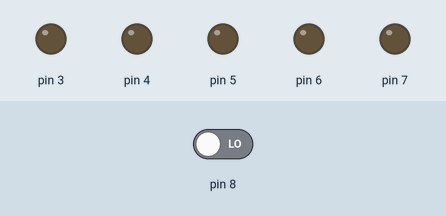
A sketch run on a simulated Arduino Uno, built with avr-gcc and run on an emulated ATmega328P. On the bench: output pins drawn as LEDs (lit = HIGH). Dashed ring = blinking. The inputs (shaded band) are chosen by the test bench; at power-on: pin 8 LOW. What the sketch prints to the serial monitor is not drawn.

Above: at 1.2 s.
1.3 s: pin 8 driven HIGH
At 1.75 s:
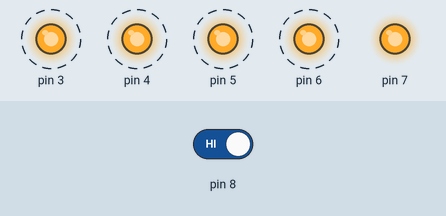
4.3 s: pin 8 driven LOW
At 5.3 s:
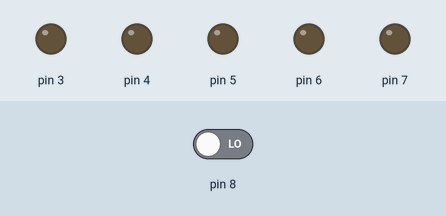
Timing chart, 0 to 7.3 s (numbered marks = the images above; inputs shaded):
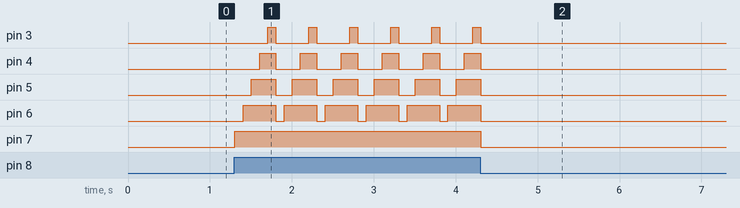

The sketch:

lightning_bolt.ino
```cpp
int button;


void setup() {
  // put your setup code here, to run once:
  pinMode(3, OUTPUT);
  pinMode(4, OUTPUT);
  pinMode(5, OUTPUT);
  pinMode(6, OUTPUT);
  pinMode(7, OUTPUT);
  pinMode(8, INPUT);
  Serial.begin(9600);
}

void loop()
{
  // put your main code here, to run repeatedly:
  button = digitalRead(8);
  Serial.println(button);
  if (button == 1) {
     digitalWrite(7, HIGH);
     delay(100);
     digitalWrite(6, HIGH);
     delay(100);
     digitalWrite(5, HIGH);
     delay(100);
     digitalWrite(4, HIGH);
     delay(100);
     digitalWrite(3, HIGH);
     delay(100);
     digitalWrite(3, LOW);
     digitalWrite(4, LOW);
     digitalWrite(5, LOW);
     digitalWrite(6, LOW);
     digitalWrite(7, LOW);

  }

}
```

Measured:
- after the input at 1.3 s, pin 3: alternates HIGH for 0.10 s and LOW for 0.40 s, starting after 0.41 s; pin 4: alternates HIGH for 0.20 s and LOW for 0.30 s, starting after 0.31 s
- after the input at 4.3 s, pin 3–6: goes on until 4.3 s, then stays LOW; pin 7: HIGH → LOW at once
